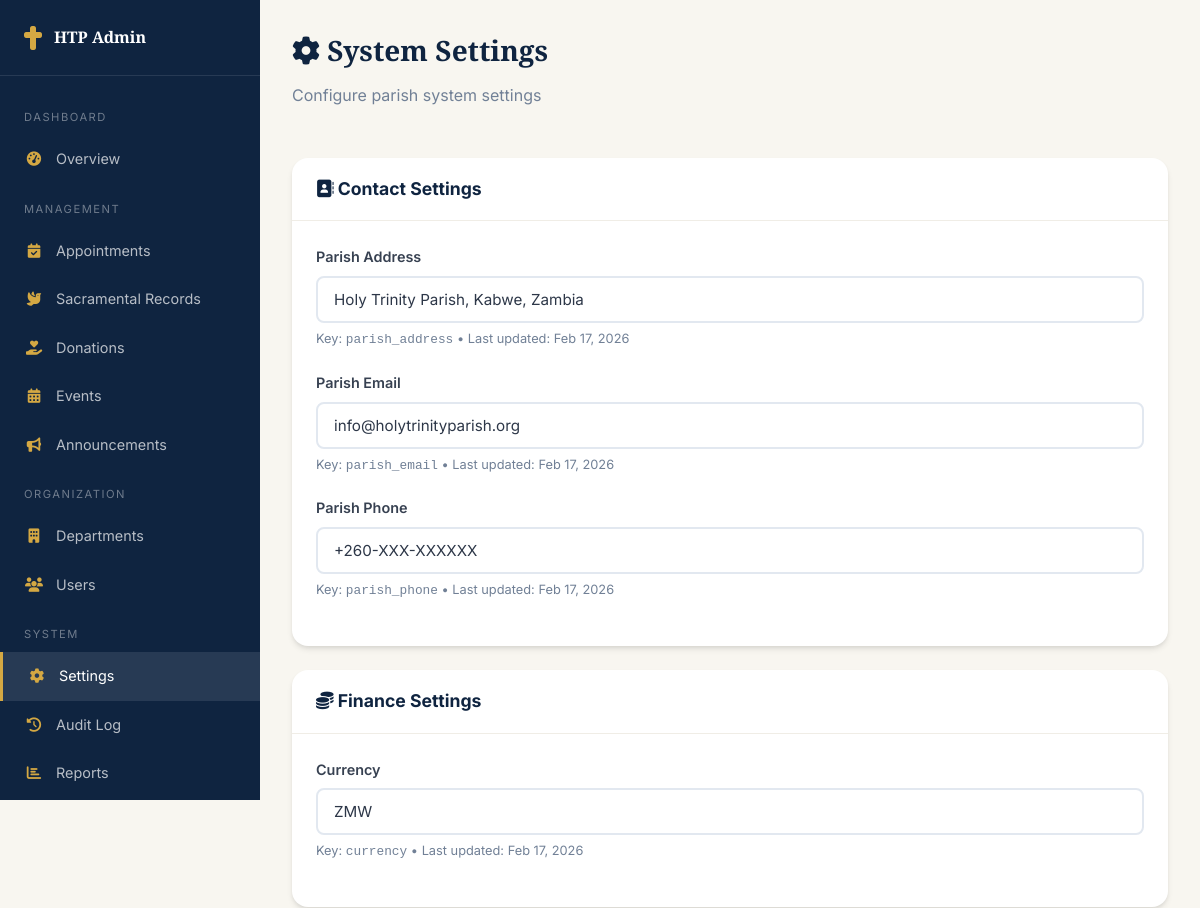
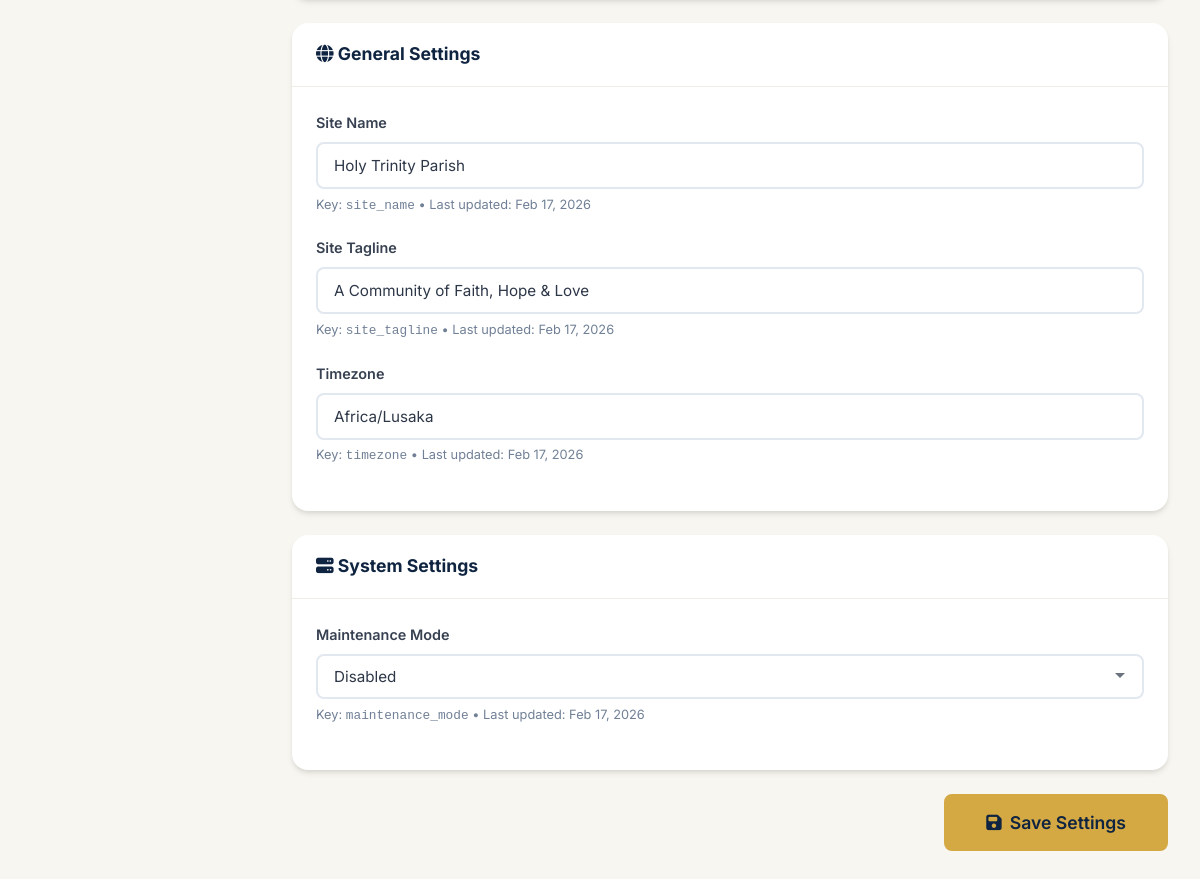
Screenshot of /admin/settings.php (signed in) with the database file from the repository (2 pictures, top to bottom).
### tables this page shows
CREATE TABLE settings (
    id INT AUTO_INCREMENT PRIMARY KEY,
    setting_key VARCHAR(100) UNIQUE NOT NULL,
    setting_value TEXT,
    setting_group VARCHAR(50) DEFAULT 'general',
    updated_at TIMESTAMP DEFAULT CURRENT_TIMESTAMP ON UPDATE CURRENT_TIMESTAMP
);

### config/database.php (called while the page is built, shortened)
<?php
class Database {
    private static $instance = null;
    private $connection;
    private function __construct() {
        try {
            $dsn = "mysql:host=" . DB_HOST . ";dbname=" . DB_NAME . ";charset=" . DB_CHARSET;
            $this->connection = new PDO($dsn, DB_USER, DB_PASS, [
                PDO::ATTR_ERRMODE => PDO::ERRMODE_EXCEPTION,
                PDO::ATTR_DEFAULT_FETCH_MODE => PDO::FETCH_ASSOC,
                PDO::ATTR_EMULATE_PREPARES => false,
            ]);
        } catch (PDOException $e) {
            error_log("Database connection failed: " . $e->getMessage());
            die("Database connection failed. Please try again later.");
        }
    }
    public static function getInstance() {
        if (self::$instance === null) {
            self::$instance = new self();
        }
        return self::$instance;
    }
    public function query($sql, $params = []) {
        $stmt = $this->connection->prepare($sql);
        $stmt->execute($params);
        return $stmt;
    }
    public function fetchAll($sql, $params = []) {
        return $this->query($sql, $params)->fetchAll();
    }
}

### config/app.php (called while the page is built, shortened)
<?php
require_once APP_ROOT . '/config/database.php';
function sanitize($input) {
    return htmlspecialchars(trim($input), ENT_QUOTES, 'UTF-8');
}
function formatDate($date, $format = 'M d, Y') {
    return date($format, strtotime($date));
}

### admin/settings.php (the view, shortened to what this page needs)
<?php
require_once __DIR__ . '/../config/app.php';
$db = Database::getInstance();
$settings = $db->fetchAll("SELECT * FROM settings ORDER BY setting_group, setting_key");
$grouped = [];
foreach ($settings as $s) {
    $grouped[$s['setting_group']][] = $s;
}
?>
<!DOCTYPE html>
<html lang="en">
<head>
    <link rel="stylesheet" href="https://cdnjs.cloudflare.com/ajax/libs/font-awesome/6.5.1/css/all.min.css">
    <link rel="stylesheet" href="/holy-trinity/assets/css/style.css">
</head>
<body>
    <div class="dashboard-layout">
        <aside class="sidebar">
            <div class="sidebar-brand"><i class="fas fa-cross"></i><span>HTP Admin</span></div>
            <nav class="sidebar-menu">
                <div class="sidebar-section">Dashboard</div>
                <a href="/holy-trinity/admin/dashboard.php"><i class="fas fa-tachometer-alt"></i> Overview</a>
                <div class="sidebar-section">Management</div>
                <a href="/holy-trinity/admin/appointments.php"><i class="fas fa-calendar-check"></i> Appointments</a>
                <a href="/holy-trinity/admin/sacraments.php"><i class="fas fa-dove"></i> Sacramental Records</a>
                <a href="/holy-trinity/admin/donations.php"><i class="fas fa-hand-holding-heart"></i> Donations</a>
                <a href="/holy-trinity/admin/events.php"><i class="fas fa-calendar-alt"></i> Events</a>
                <a href="/holy-trinity/admin/announcements.php"><i class="fas fa-bullhorn"></i> Announcements</a>
                <div class="sidebar-section">Organization</div>
                <a href="/holy-trinity/admin/departments.php"><i class="fas fa-building"></i> Departments</a>
                <a href="/holy-trinity/admin/users.php"><i class="fas fa-users"></i> Users</a>
                <div class="sidebar-section">System</div>
                <a href="/holy-trinity/admin/settings.php" class="active"><i class="fas fa-cog"></i> Settings</a>
                <a href="/holy-trinity/admin/audit-log.php"><i class="fas fa-history"></i> Audit Log</a>
                <a href="/holy-trinity/admin/reports.php"><i class="fas fa-chart-bar"></i> Reports</a>
                <div class="sidebar-section">Account</div>
            </nav>
        </aside>
        <div class="dashboard-main">
            <div class="dashboard-header">
                <div>
                    <h1><i class="fas fa-cog"></i> System Settings</h1>
                    <p class="text-muted">Configure parish system settings</p>
                </div>
            </div>
            <form method="POST">
                <?php
                $groupIcons = ['general' => 'fa-globe', 'contact' => 'fa-address-book', 'finance' => 'fa-coins', 'system' => 'fa-server'];
                foreach ($grouped as $group => $items):
                ?>
                <div class="card mb-3">
                    <div class="card-header">
                        <h3><i class="fas <?= $groupIcons[$group] ?? 'fa-cog' ?>"></i> <?= ucfirst($group) ?> Settings</h3>
                    </div>
                    <div class="card-body">
                        <?php foreach ($items as $item): ?>
                        <div class="form-group">
                            <label style="text-transform:capitalize;"><?= str_replace('_', ' ', $item['setting_key']) ?></label>
                            <?php if (strlen($item['setting_value'] ?? '') > 100): ?>
                                <textarea name="settings[<?= sanitize($item['setting_key']) ?>]" class="form-control" rows="3"><?= sanitize($item['setting_value']) ?></textarea>
                            <?php elseif ($item['setting_value'] === '0' || $item['setting_value'] === '1'): ?>
                                <select name="settings[<?= sanitize($item['setting_key']) ?>]" class="form-control">
                                    <option value="0" <?= $item['setting_value'] === '0' ? 'selected' : '' ?>>Disabled</option>
                                </select>
                            <?php else: ?>
                                <input type="text" name="settings[<?= sanitize($item['setting_key']) ?>]" class="form-control" value="<?= sanitize($item['setting_value']) ?>">
                            <?php endif; ?>
                            <div class="form-text">Key: <code><?= sanitize($item['setting_key']) ?></code> &bull; Last updated: <?= formatDate($item['updated_at']) ?></div>
                        </div>
                        <?php endforeach; ?>
                    </div>
                </div>
                <?php endforeach; ?>
                <div style="display:flex; gap:1rem; justify-content:flex-end;">
                    <button type="submit" class="btn btn-primary btn-lg"><i class="fas fa-save"></i> Save Settings</button>
                </div>
            </form>
        </div>
    </div>
</body>
</html>

### assets/css/style.css (style rules this page uses)
:root { --primary: #1a3a5c; --primary-dark: #0f2440; --primary-light: #2a5a8c; --secondary: #c9a84c; --secondary-light: #e0c76e; --accent: #8b1a1a; --accent-light: #b22222; --gold: #d4a843; --gold-light: #f0d68a; --white: #ffffff; --off-white: #f8f6f0; --light-gray: #f0ede6; --gray: #6b7280; --dark-gray: #374151; --dark: #1f2937; --text: #2d3748; --text-light: #718096; --success: #10b981; --warning: #f59e0b; --error: #ef4444; --info: #3b82f6; --shadow: 0 4px 6px -1px rgba(0,0,0,0.1), 0 2px 4px -1px rgba(0,0,0,0.06); --shadow-lg: 0 10px 25px -5px rgba(0,0,0,0.15), 0 8px 10px -6px rgba(0,0,0,0.1); --shadow-xl: 0 20px 40px -10px rgba(0,0,0,0.2); --radius: 8px; --radius-lg: 16px; --transition: all 0.3s ease; --font-heading: 'Cinzel', serif; --font-body: 'Inter', sans-serif; }
*, *::before, *::after { margin: 0; padding: 0; box-sizing: border-box; }
html { scroll-behavior: smooth; font-size: 16px; }
body { font-family: var(--font-body); color: var(--text); line-height: 1.7; background: var(--off-white); overflow-x: hidden; }
a { text-decoration: none; color: inherit; transition: var(--transition); }
h1, h2, h3, h4, h5, h6 { font-family: var(--font-heading); color: var(--primary-dark); line-height: 1.3; margin-bottom: 0.5em; }
h1 { font-size: 2.5rem; }
h3 { font-size: 1.5rem; }
p { margin-bottom: 1rem; }
.btn { display: inline-flex; align-items: center; gap: 0.5rem; padding: 0.8rem 1.8rem; font-family: var(--font-body); font-size: 0.95rem; font-weight: 600; border: 2px solid transparent; border-radius: var(--radius); cursor: pointer; transition: var(--transition); text-align: center; white-space: nowrap; }
.btn-primary { background: var(--gold); color: var(--primary-dark); border-color: var(--gold); }
.btn-lg { padding: 1rem 2.5rem; font-size: 1.1rem; }
.form-group { margin-bottom: 1.25rem; }
.form-group label { display: block; font-weight: 600; margin-bottom: 0.4rem; font-size: 0.9rem; color: var(--dark-gray); }
.form-control { width: 100%; padding: 0.75rem 1rem; font-family: var(--font-body); font-size: 0.95rem; border: 2px solid #e2e8f0; border-radius: var(--radius); background: var(--white); transition: var(--transition); color: var(--text); }
.form-control::placeholder { color: #a0aec0; }
select.form-control { appearance: none; background-repeat: no-repeat; background-position: right 1rem center; padding-right: 2.5rem; }
.form-text { font-size: 0.8rem; color: var(--text-light); margin-top: 0.3rem; }
.card { background: var(--white); border-radius: var(--radius-lg); box-shadow: var(--shadow); overflow: hidden; transition: var(--transition); }
.card-header { padding: 1.25rem 1.5rem; border-bottom: 1px solid var(--light-gray); display: flex; justify-content: space-between; align-items: center; }
.card-header h3 { font-family: var(--font-body); font-size: 1.1rem; margin-bottom: 0; }
.card-body { padding: 1.5rem; }
.dashboard-layout { display: grid; grid-template-columns: 260px 1fr; min-height: 100vh; }
.sidebar { background: var(--primary-dark); color: var(--white); padding: 1.5rem 0; position: sticky; top: 0; height: 100vh; overflow-y: auto; }
.sidebar-brand { padding: 0 1.5rem 1.5rem; border-bottom: 1px solid rgba(255,255,255,0.1); margin-bottom: 1rem; display: flex; align-items: center; gap: 0.75rem; }
.sidebar-brand i { font-size: 1.5rem; color: var(--gold); }
.sidebar-brand span { font-family: var(--font-heading); font-size: 1rem; font-weight: 600; }
.sidebar-menu a { display: flex; align-items: center; gap: 0.75rem; padding: 0.75rem 1.5rem; color: rgba(255,255,255,0.7); font-size: 0.9rem; transition: var(--transition); }
.sidebar-menu a:hover, .sidebar-menu a.active { background: rgba(255,255,255,0.1); color: var(--white); border-left: 3px solid var(--gold); }
.sidebar-menu a i { width: 20px; text-align: center; color: var(--gold); }
.sidebar-section { padding: 1rem 1.5rem 0.5rem; font-size: 0.7rem; text-transform: uppercase; letter-spacing: 1.5px; color: rgba(255,255,255,0.4); }
.dashboard-main { padding: 2rem; background: var(--off-white); }
.dashboard-header { display: flex; justify-content: space-between; align-items: center; margin-bottom: 2rem; }
.dashboard-header h1 { font-size: 1.75rem; }
.text-muted { color: var(--text-light); }
.mb-3 { margin-bottom: 1.5rem; }

### rows the page displays
settings: setting_key "Parish Address", setting_value "Holy Trinity Parish, Kabwe, Zambia", setting_key "parish_address", updated_at "Feb 17, 2026"
settings: setting_key "Parish Email", setting_value "info@holytrinityparish.org", setting_key "parish_email", updated_at "Feb 17, 2026"
settings: setting_key "Parish Phone", setting_value "+260-XXX-XXXXXX", setting_key "parish_phone", updated_at "Feb 17, 2026"
settings: setting_key "Currency", setting_value "ZMW", setting_key "currency", updated_at "Feb 17, 2026"
settings: setting_key "Site Name", setting_value "Holy Trinity Parish", setting_key "site_name", updated_at "Feb 17, 2026"
settings: setting_key "Site Tagline", setting_value "A Community of Faith, Hope & Love", setting_key "site_tagline", updated_at "Feb 17, 2026"
settings: setting_key "Timezone", setting_value "Africa/Lusaka", setting_key "timezone", updated_at "Feb 17, 2026"
settings: setting_key "Maintenance Mode", setting_value+setting_key "Disabled", setting_key "maintenance_mode", updated_at "Feb 17, 2026"

### other values shown
$group "Contact"
$group "Finance"
$group "General"
$group "System"
